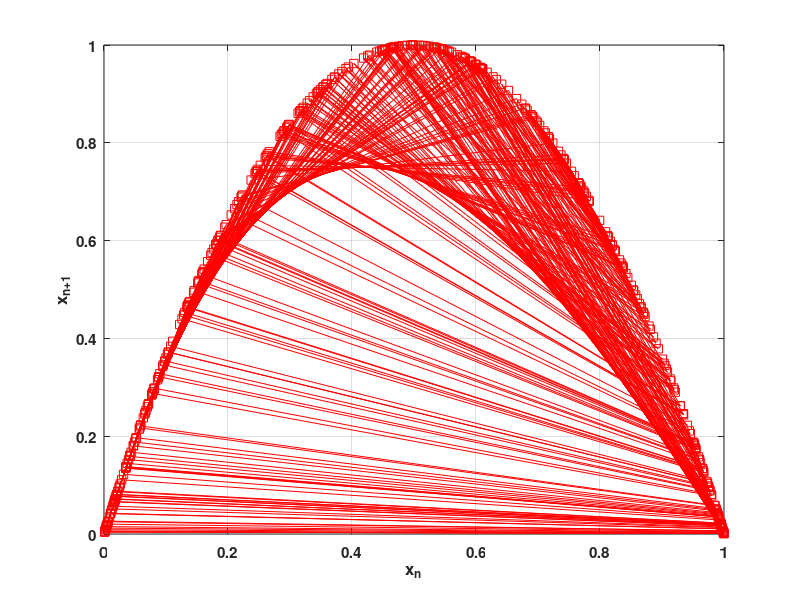

This chart was generated by the following MATLAB code: (Note: this script raises an error after producing the figure.)
% Lazaros Moysis
% Youtube channel 
% https://www.youtube.com/@lazarosmoysis5095 
% RG: https://www.researchgate.net/profile/Lazaros-Moysis

% The code implements the Observer design proposed in
% the following work:

% Moysis, L., Volos, C., Pham, V. T., Goudos, S., Stouboulos, I., Gupta, M.
% K., & Mishra, V. K. (2019). Analysis of a chaotic system with line
% equilibrium and its application to secure communications using a
% descriptor observer. Technologies, 7(4), 76.

% https://www.mdpi.com/2227-7080/7/4/76 

% Please cite this work if you use the code below.


% The code is broken in sections. Run each section separately using
% ctr+enter, or by clicking the 'run section' button.

% Details about the observer design are provided in the paper, which is
% open access. We suggest that you read the work first, to get a grasp of
% the code.


%% First, you can simulate the master system alone
clear 
clear global
close all
clc
global a a1 C
global R N L M
a=3.999; 
% x0=[0.1]; tspan=[0:1:800];
% options = odeset('RelTol',1e-4,'AbsTol',1e-4);
% [t,x]=ode45(@logchaos,tspan,x0,options);
x(1)=0.1
N    = 400;
 for ii = 1:N
    x(ii+1) = a*x(ii)*(1 - x(ii));
 end
figure
 plot(x(1:N),x(2:N+1),'rs-')
 xlabel('x_n')
 ylabel('x_{n+1}')
grid on
set(gca,'fontsize',11)
set(gca,'fontweight','bold')


%% Observer  design
% Initialize the system
a=3.999;

% Run this section for random output matrix and random a_i until you find ones that
% satisfy the LMIs.

a1=randi([0,3]);

E=[1,0];
A=[0,a1];


%C=randi([0,3],1,2);
C = [3,4];
% find matrix R
r1=rank(C);
[m1,n1]=size(E);
rank([E;C]);
[U,S,V] = svd(C);
D1=S(1:r1,1:r1);
P=V*blkdiag(inv(D1),eye(n1-r1));
E2=E*P*[zeros(r1,n1-r1);eye(n1-r1)];
[U2,S2,V2] = svd(E2);
r2=rank(E2);
D2=S2(1:r2,1:r2);
[rowd2,cold2]=size(D2);
R0=[zeros(m1+r1-n1,cold2), eye(m1+r1-n1);V2*inv(D2), zeros(rowd2,m1+r1-n1)]*U2'; 
R=P*[zeros(n1-m1,m1);R0];


Ahat=R*A;
Ehat=R*E;

% define lmi variables
setlmis([])
P=lmivar(1,[2,1]);
Khat=lmivar(2,[2,1]);
lambda=3; 

% define lmi equations
lmiterm([1,1,1,P],Ahat',1,'s')
lmiterm([1,1,1,Khat],-1,C,'s')

%
lmiterm([1,1,1,0],lambda^2*eye(2))
%
lmiterm([1,1,2,P],1,R)
lmiterm([1,2,2,0],-1)

lmiterm([-2,1,1,P],1,1)

LMI=getlmis;
[tmin,xfeas]=feasp(LMI);
P=dec2mat(LMI,xfeas,P);
Khat=dec2mat(LMI,xfeas,Khat);

K=inv(P)*Khat;
N=Ahat-K*C;
Mtau=linsolve(C',(eye(length(Ehat))-Ehat)');
M=Mtau';
L=K+N*M;

%% Simulation time!

% Very important. The observer ode function 'linechaos_obs' is written in
% such a way, so that after its simulation, you can call it using the
% output of the ode45, in order to obtain back the internal algebraic
% variables, like the output y, x_estimate, and the unknown input s.


x0=[.1,.1,1];
% %tspan=[0,30]; 
% tspan=[1:1:10000]; 

tspan=[1:1:900];
options = odeset('RelTol',1e-4,'AbsTol',1e-4);

% system and observer solver
[t,x]=ode45(@logchaos_obs,tspan,x0,options); 
% s=0.3*cos(pi*t);
% y=[x(:,1)
%     ,x(:,2),x(:,3),s];
% y=C.*[x(1,:);x(2,:);x(3,:);s]
% run the system again to obtain the internal variables
% s denotes the input
[~,y,x_est,s]=logchaos_obs(t', x');
img_enc = vec2mat(y,30)';
%% Reconstructed img
s_hat=vec2mat(x_est(2,:),30)';   % s is secret img data
figure; 
subplot(1,2,1);imshow(uint8(img_enc));
subplot(1,2,2);imshow(uint8(s_hat));

%% Plotting the results
figure
subplot(1,2,1)
hold all
 plot(t,x(:,1),t,x_est(1,:))
grid
xlabel('time')
legend('Original states x_1','estimated state')
set(gca,'fontsize',11)
set(gca,'fontweight','bold')
% 
subplot(1,2,2)
hold all
plot(t,s,t,x_est(2,:))
legend('Original state x_2','estimated state')
grid
xlabel('time')

set(gca,'fontsize',11)
set(gca,'fontweight','bold')
